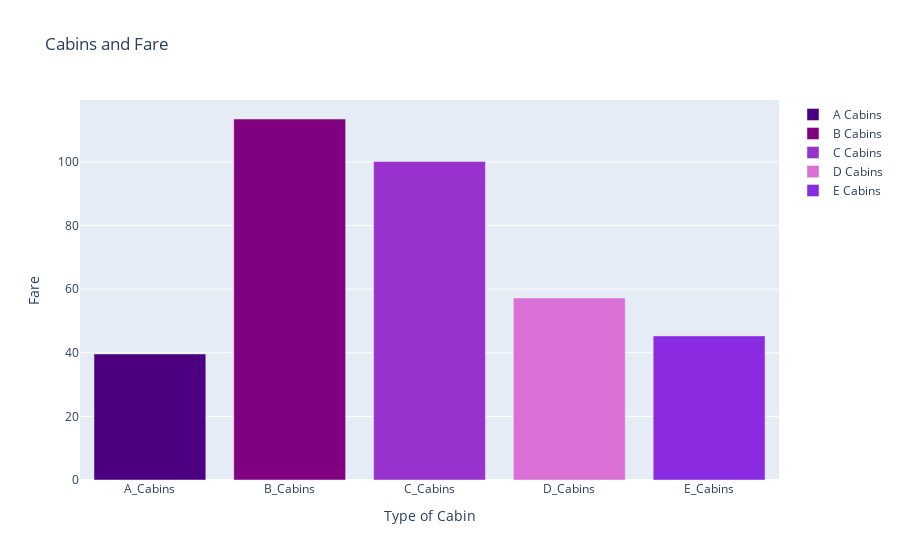

Notebook code for this chart:
### Code cell
A = go.Bar(x=A_cabin["Situation"],
              y=np.array(A_cabin["Fare"].mean()),
              marker={"color":"indigo"},
              name="A Cabins",
              hovertemplate="Percentage %{y:.3f}%")

B = go.Bar(x=B_cabin["Situation"],
              y=np.array(B_cabin["Fare"].mean()),
              marker={"color":"purple"},
              name="B Cabins",
              hovertemplate="Percentage %{y:.3f}%")

C = go.Bar(x=C_cabin["Situation"],
              y=np.array(C_cabin["Fare"].mean()),
              marker={"color":"darkorchid"},
              name="C Cabins",
              hovertemplate="Percentage %{y:.3f}%")

D = go.Bar(x=D_cabin["Situation"],
              y=np.array(D_cabin["Fare"].mean()),
              marker={"color":"orchid"},
              name="D Cabins",
              hovertemplate="Percentage %{y:.3f}%")

E = go.Bar(x=E_cabin["Situation"],
              y=np.array(E_cabin["Fare"].mean()),
              marker={"color":"blueviolet"},
              name="E Cabins",
              hovertemplate="Percentage %{y:.3f}%")

layout = go.Layout(title="Cabins and Fare",
                  xaxis={"title":"Type of Cabin"},
                  yaxis={"title":"Fare"})

fig = go.Figure(data=[A,B,C,D,E], layout=layout)

fig.show()

### Figure 1 — Plotly figure (JSON) as saved in the notebook; plotly's stock layout.template omitted (floating-point values rounded to 4 significant figures)
{"data": [{"hovertemplate": "Percentage %{y:.3f}%", "marker": {"color": "indigo"}, "name": "A Cabins", "type": "bar", "x": ["A_Cabins", "A_Cabins", "A_Cabins", "A_Cabins", "A_Cabins", "A_Cabins", "A_Cabins", "A_Cabins", "A_Cabins", "A_Cabins", "A_Cabins", "A_Cabins", "A_Cabins", "A_Cabins", "A_Cabins"], "y": [39.62]}, {"hovertemplate": "Percentage %{y:.3f}%", "marker": {"color": "purple"}, "name": "B Cabins", "type": "bar", "x": ["B_Cabins", "B_Cabins", "B_Cabins", "B_Cabins", "B_Cabins", "B_Cabins", "B_Cabins", "B_Cabins", "B_Cabins", "B_Cabins", "B_Cabins", "B_Cabins", "B_Cabins", "B_Cabins", "B_Cabins", "B_Cabins", "B_Cabins", "B_Cabins", "B_Cabins", "B_Cabins", "B_Cabins", "B_Cabins", "B_Cabins", "B_Cabins", "B_Cabins", "B_Cabins", "B_Cabins", "B_Cabins", "B_Cabins", "B_Cabins", "B_Cabins", "B_Cabins", "B_Cabins", "B_Cabins", "B_Cabins", "B_Cabins", "B_Cabins", "B_Cabins", "B_Cabins", "B_Cabins", "B_Cabins", "B_Cabins", "B_Cabins", "B_Cabins", "B_Cabins", "B_Cabins", "B_Cabins"], "y": [113.5]}, {"hovertemplate": "Percentage %{y:.3f}%", "marker": {"color": "darkorchid"}, "name": "C Cabins", "type": "bar", "x": ["C_Cabins", "C_Cabins", "C_Cabins", "C_Cabins", "C_Cabins", "C_Cabins", "C_Cabins", "C_Cabins", "C_Cabins", "C_Cabins", "C_Cabins", "C_Cabins", "C_Cabins", "C_Cabins", "C_Cabins", "C_Cabins", "C_Cabins", "C_Cabins", "C_Cabins", "C_Cabins", "C_Cabins", "C_Cabins", "C_Cabins", "C_Cabins", "C_Cabins", "C_Cabins", "C_Cabins", "C_Cabins", "C_Cabins", "C_Cabins", "C_Cabins", "C_Cabins", "C_Cabins", "C_Cabins", "C_Cabins", "C_Cabins", "C_Cabins", "C_Cabins", "C_Cabins", "C_Cabins", "C_Cabins", "C_Cabins", "C_Cabins", "C_Cabins", "C_Cabins", "C_Cabins", "C_Cabins", "C_Cabins", "C_Cabins", "C_Cabins", "C_Cabins", "C_Cabins", "C_Cabins", "C_Cabins", "C_Cabins", "C_Cabins", "C_Cabins", "C_Cabins", "C_Cabins"], "y": [100.2]}, {"hovertemplate": "Percentage %{y:.3f}%", "marker": {"color": "orchid"}, "name": "D Cabins", "type": "bar", "x": ["D_Cabins", "D_Cabins", "D_Cabins", "D_Cabins", "D_Cabins", "D_Cabins", "D_Cabins", "D_Cabins", "D_Cabins", "D_Cabins", "D_Cabins", "D_Cabins", "D_Cabins", "D_Cabins", "D_Cabins", "D_Cabins", "D_Cabins", "D_Cabins", "D_Cabins", "D_Cabins", "D_Cabins", "D_Cabins", "D_Cabins", "D_Cabins", "D_Cabins", "D_Cabins", "D_Cabins", "D_Cabins", "D_Cabins", "D_Cabins", "D_Cabins", "D_Cabins", "D_Cabins"], "y": [57.24]}, {"hovertemplate": "Percentage %{y:.3f}%", "marker": {"color": "blueviolet"}, "name": "E Cabins", "type": "bar", "x": ["E_Cabins", "E_Cabins", "E_Cabins", "E_Cabins", "E_Cabins", "E_Cabins", "E_Cabins", "E_Cabins", "E_Cabins", "E_Cabins", "E_Cabins", "E_Cabins", "E_Cabins", "E_Cabins", "E_Cabins", "E_Cabins", "E_Cabins", "E_Cabins", "E_Cabins", "E_Cabins", "E_Cabins", "E_Cabins", "E_Cabins", "E_Cabins", "E_Cabins", "E_Cabins", "E_Cabins", "E_Cabins", "E_Cabins", "E_Cabins", "E_Cabins", "E_Cabins", "E_Cabins"], "y": [45.31]}], "layout": {"title": {"text": "Cabins and Fare"}, "xaxis": {"title": {"text": "Type of Cabin"}}, "yaxis": {"title": {"text": "Fare"}}}}
